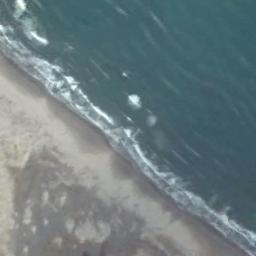
#> input picture NWPU-RESISC12/train/beach/beach_009.jpg, 256 x 256 px; its folder holds 3 pictures in this run
$ python sift_extractor.py
#> lines starting #> are read from the running program, lines starting #| are printed output that depends on the picture; pictures that were not available may be replaced by others from this repository, and a replacement may not be noted
import cv2
import numpy as np
import glob
import pickle

from matplotlib import pyplot as plt
from scipy.cluster.vq import vq

############################################################################
# Obtain training files
############################################################################

classes = []
for file in glob.glob("/content/drive/My Drive/VIP/NWPU-RESISC12/train/*"):
    classes.append(file)
#> pass 2 of the loop `for file in glob.glob("/content/drive/My Drive/VIP/NWPU-RESISC12/train..`:

root=classes[0][:48]
for i in range(len(classes)):
    classes[i] = classes[i][48:]
print(classes)

subclasses = []
for i in classes:
    temp_path = str(root)+str(i)+"/*"
    for file in glob.glob(temp_path):
        subclasses.append(file)
#> pass 2 of the loop `for i in classes:`:

print(len(subclasses))

############################################################################
# Obtain testing files
############################################################################
test_classes = []
for file in glob.glob("/content/drive/My Drive/VIP/NWPU-RESISC12/test/*"):
    test_classes.append(file)

test_root = test_classes[0][:47]
for i in range(len(test_classes)):
    test_classes[i] = test_classes[i][47:]
print(test_classes)

# For all test folder, obtain everything and throw into a list.
test_subclasses = []
for i in test_classes:
    temp_path = str(test_root)+str(i)+"/*"
    for file in glob.glob(temp_path):
        test_subclasses.append(file)

print(len(test_subclasses))


############################################################################
# SIFT Extractor
############################################################################
def extractSIFTFeatures(path,th):
#> called with th = 0.001
    imgs = []
    feat = []
    for i in path:
        img = cv2.imread(i)
#> img is the input picture: shape (256, 256, 3); mean B, G, R 127, 123.5, 107.2
        img = cv2.cvtColor(img, cv2.COLOR_BGR2RGB)
        gray = cv2.cvtColor(img, cv2.COLOR_RGB2GRAY)
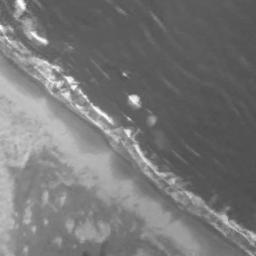
#> gray: shape (256, 256); min 76, max 251, mean 119
        sift = cv2.xfeatures2d.SIFT_create(contrastThreshold=th)
        kps, des = sift.detectAndCompute(gray, None)
#> kps = 1416 keypoints; strongest (x, y, size): (134, 99, 6.7), (44, 41, 4.5), (128, 132, 4.3), (74, 87, 3.1)

        imgs.append(img)
        feat.append((kps, des))     # list contains a tuple of two arrays -- keypoint, descriptor
#> pass 2 of the loop in extractSIFTFeatures, `for i in path:`:
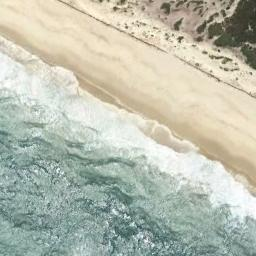
#> input picture NWPU-RESISC12/train/beach/beach_097.jpg, 256 x 256 px
#> in extractSIFTFeatures, img is the input picture: shape (256, 256, 3); mean B, G, R 175.5, 190.6, 186.7
#> in extractSIFTFeatures, `gray = cv2.cvtColor(img, cv2.COLOR_RGB2GRAY)`:
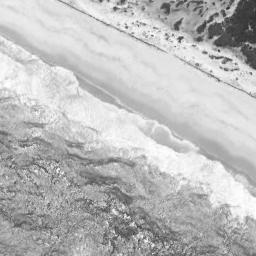
#> gray: shape (256, 256); min 42, max 255, mean 187.7
#> kps = 1364 keypoints; strongest (x, y, size): (180, 39, 3.4), (126, 27, 1.9), (228, 8, 2.1), (115, 8, 2.9)
#> pass 3 of the loop in extractSIFTFeatures, `for i in path:`:
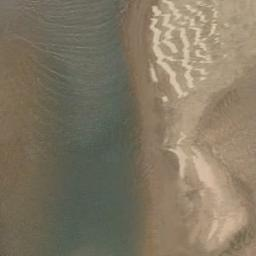
#> input picture NWPU-RESISC12/train/beach/beach_231.jpg, 256 x 256 px
#> in extractSIFTFeatures, img is the input picture: shape (256, 256, 3); mean B, G, R 99.7, 119.4, 129.4
#> in extractSIFTFeatures, `gray = cv2.cvtColor(img, cv2.COLOR_RGB2GRAY)`:
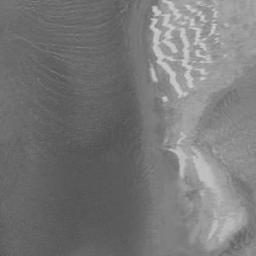
#> gray: shape (256, 256); min 79, max 210, mean 120.1
#> kps = 1702 keypoints; strongest (x, y, size): (165, 99, 3.6), (155, 9, 3.8), (154, 21, 3.7), (152, 27, 3.3)
#> the loop made 4 passes; the first 3 are shown

    return (feat,imgs)

############################################################################
# Extracting keypoints and descriptors on Train and Test
############################################################################
th = 0.001
trainFeat,trainImg = extractSIFTFeatures(subclasses,th)

th = 0.001
testFeat,testImg = extractSIFTFeatures(test_subclasses,th)
#> in extractSIFTFeatures (call 2), `kps, des = sift.detectAndCompute(gray, None)`: kps = 1416 keypoints; strongest (x, y, size): (134, 99, 6.7), (44, 41, 4.5), (128, 132, 4.3), (74, 87, 3.1)
#> testFeat = 1 item; testImg = 1 item

############################################################################
# Codebook generation
############################################################################
#> (the run stopped early here; a loop or call above may not have finished)
